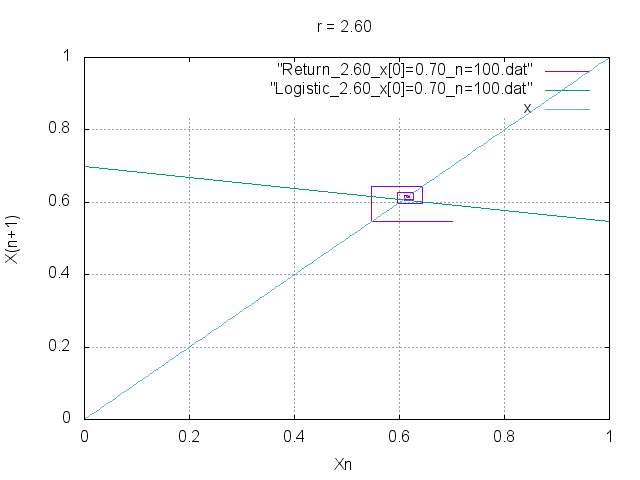

The script that saved this image:
set grid
set title "r = 2.60"

set yrange [0:1]
set xrange [0:1]
set xlabel "Xn"
set ylabel "X(n+1)"


plot "Return_2.60_x[0]=0.70_n=100.dat" with lines, "Logistic_2.60_x[0]=0.70_n=100.dat" with lines, x with lines
pause 2
set terminal png
set output "Return_2.60_x[0]=0.70_n=100.png"
replot
setterminal x11
